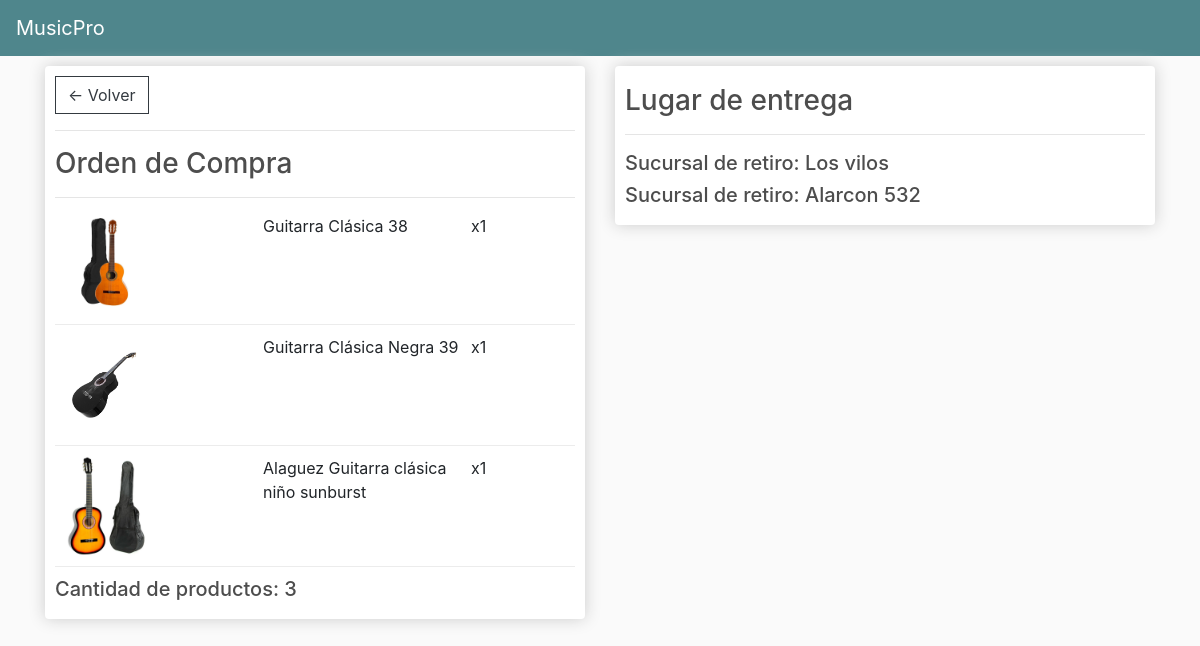
Screenshot of /products/88/ with the database file from the repository.
### TiendaMPRO/models.py (models this page shows, shortened)
class ProductoPedido(models.Model):
    producto = models.ForeignKey(Producto, on_delete=models.SET_NULL, blank=True, null=True)
    orden = models.ForeignKey(OrdenDeCompra, on_delete=models.SET_NULL, blank=True, null=True)
    cantidad = models.IntegerField(default=0, null=True, blank=True)
    fecha_pedido = models.DateTimeField(auto_now_add=True)

class Producto(models.Model):
    nom_prod = models.CharField(validators=[MinLengthValidator(3)], max_length=40,verbose_name="Nombre de Producto")
    tipo_prod = models.ForeignKey(TipoProducto, on_delete=models.CASCADE)
    descripcion = models.TextField(max_length=1500,null=True,blank=True)
    precio = models.FloatField(default=0.0)
    imagen = models.ImageField(upload_to="images/producto",null=True,blank=True)
    @property
    def imageURL(self):
        try:
            url = self.imagen.url
        except:
            url = ''
        return url

class OrdenDeCompra(models.Model):
    customer = models.ForeignKey(Usuario, on_delete=models.SET_NULL, blank=True, null=True)
    complete = models.BooleanField(default=False, null=True, blank=False)
    retiroTienda = models.BooleanField(default=False, null=True, blank=False)
    transaction_id=  models.CharField(max_length=200, null=True)
    pagado = models.BooleanField(default=False, null=True, blank=False)
    transferencia = models.BooleanField(default=False, null=True, blank=False)
    aceptada = models.BooleanField(default=False, null=True, blank=False)
    estado = models.CharField(max_length=200, null=True, blank=True, default="En Bodega")
    @property
    def get_carro_productos(self):
        orderitems = self.productopedido_set.all()
        total = sum ([item.cantidad for item in orderitems])
        return total

class SucursalDeEntrega(models.Model):
    sucursal = models.ForeignKey(Sucursal, on_delete=models.CASCADE, blank=True, null=True)
    order = models.ForeignKey(OrdenDeCompra, on_delete=models.SET_NULL, blank=True, null=True)

class Sucursal(models.Model):
    ciudad = models.CharField(max_length=200)
    direccion = models.CharField(max_length=200, null=True)

### TiendaMPRO/views.py (the view)
# urls.py: path('products/<int:pk>/', views.detallePedido, name='detallePedido'),
def detallePedido(request, pk):
    order = OrdenDeCompra.objects.get(id = pk)
    direccion = order.direcciondeenvio_set.all()
    sucursal = order.sucursaldeentrega_set.all()
    items = order.productopedido_set.all()
    context={'items': items, 'orden' : order, 'direccion': direccion, 'sucursal': sucursal}
    return render (request, 'TiendaMPRO/detalleProducto.html', context)

### TiendaMPRO/templates/TiendaMPRO/detalleProducto.html (shortened to what this page needs)
{% extends 'TiendaMPRO/main.html' %}
{% load static %}
{% block content %}
<div class ="row">
    <div class="col-lg-6">
        <div class="box-element">
            <a class="btn btn-outline-dark" href="{% url 'pedidos' %}">&#x2190; Volver</a>
            <hr>
            <h3>Orden de Compra</h3>
            <hr>
            {% for item in items %}
            <div class="cart-row">
            <div style="flex:2"><img class="row-image" src="{{item.producto.imageURL}}"></div>
            <div style="flex:2">
                <p>{{item.producto.nom_prod}}</p>
            </div>
            <div style="flex:1">
                <p>x{{item.cantidad}}</p>
            </div>
        </div>
        {% endfor %}
        <h5>Cantidad de productos: {{orden.get_carro_productos|floatformat:0}}</h5>
        </div>
    </div>
    <div class="col-lg-6">
        <div class="box-element">
            <h3>Lugar de entrega</h3>
            <hr>
            {% if orden.retiroTienda == True %}
                {% for suc in sucursal %}
                    <h5>Sucursal de retiro: {{suc.sucursal.ciudad}}</h5>
                    <h5>Sucursal de retiro: {{suc.sucursal.direccion}}</h5>
                {% endfor %}
            {% endif %}
        </div>
    </div>
</div>
{% endblock %}

### TiendaMPRO/static/css/main.css (style rules this page uses)
body { background-color: hsl(0, 0%, 98%); }
h1,h2,h3,h4,h5,h6 { color:hsl(0, 0%, 30%); }
.box-element { box-shadow:hsl(0, 0%, 80%) 0 0 16px; background-color: #fff; border-radius: 4px; padding: 10px; }
.col-lg-4, .col-lg-6, .col-lg-8, .col-lg-12 { margin-top: 10px; }
.btn { border-radius: 0; }
.row-image { width: 100px; }
.cart-row { display: flex; align-items: flex-stretch; padding-bottom: 10px; margin-bottom: 10px; border-bottom: 1px solid #ececec; }

### rows the page displays
ProductoPedido: producto.imageURL (picture), producto.nom_prod "Guitarra Clásica 38", cantidad "1"
ProductoPedido: producto.imageURL (picture), producto.nom_prod "Guitarra Clásica Negra 39", cantidad "1"
ProductoPedido: producto.imageURL (picture), producto.nom_prod "Alaguez Guitarra clásica niño sunburst", cantidad "1"
OrdenDeCompra: get_carro_productos "3"
SucursalDeEntrega: sucursal.ciudad "Los vilos", sucursal.direccion "Alarcon 532"
